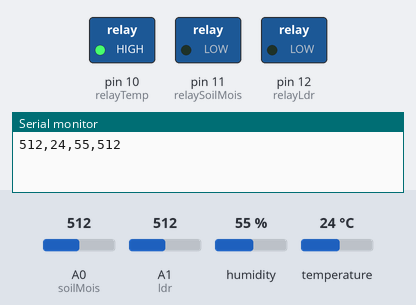
Recording of a sketch running on a simulated Arduino Uno, built with avr-gcc and run on an emulated ATmega328P. On the bench: switched loads named in the sketch (green lamp = pin HIGH), the last lines printed to the serial monitor. The test bench sets the inputs (shaded band); at power-on: temperature 24 °C, A0 (soilMois) = 512, A1 (ldr) = 512, humidity 55 %.

Above: at 1.2 s.
1.3 s: temperature set to 28.6 °C
5.2 s: temperature set to 29.4 °C
At 8.4 s:
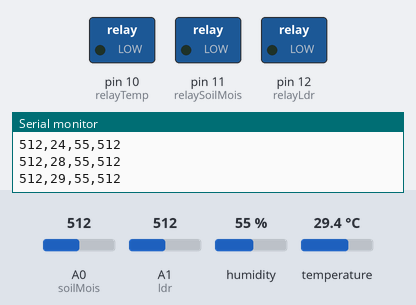
9.5 s: A0 (soilMois) set to 416
13.2 s: A0 (soilMois) set to 393
At 17.3 s:
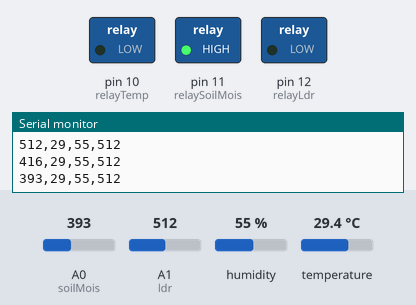
17.6 s: temperature set to 12 °C
At 21.2 s:
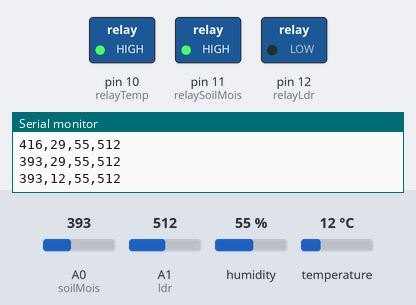
21.6 s: temperature set to 33 °C
At 25.1 s:
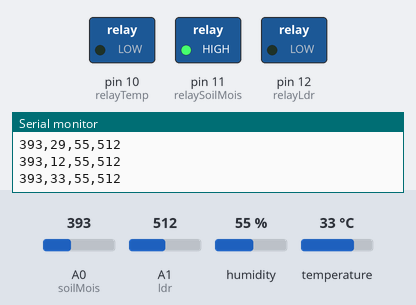
Timing chart, 0 to 26.6 s (numbered marks = the images above; inputs shaded):
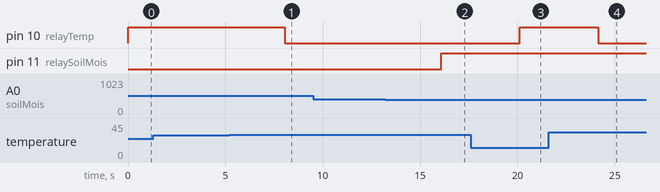

Measured:
- the behaviour switches between 28.9 and 29 °C on temperature (found by bisection; images 0 and 1)
- the behaviour switches between 401 and 400 on A0 (soilMois) (found by bisection; images 1 and 2)
- after the input at 5.2 s, pin 10 (relayTemp): HIGH → LOW after 2.8 s
- after the input at 13.2 s, pin 11 (relaySoilMois): LOW → HIGH after 2.9 s
- after the input at 17.6 s, pin 10 (relayTemp): LOW → HIGH after 2.5 s
- after the input at 21.6 s, pin 10 (relayTemp): HIGH → LOW after 2.5 s

The sketch:

arduino.ino
```cpp
/*--------------------------------------------------------------------------------------------------*/
/* Define headers required. */
#include <SoftwareSerial.h>
#include "DHT.h"
/*--------------------------------------------------------------------------------------------------*/
/* Define socket port. */
SoftwareSerial nodemcu(5,6);

/*--------------------------------------------------------------------------------------------------*/
/* Initializes or defines the output pins */
#define tempAndHumid 7  // analog A0 to temperature and himidity
#define DHTTYPE DHT22
#define soilMois A0              //soil moisture sensor
#define ldr A1                //ldr sensor
/*--------------------------------------------------------------------------------------------------*/
//declaration of Relay pins

int relayTemp =10;
int relaySoilMois=11;
int relayLdr=12;
int relayState;
DHT dht(tempAndHumid, DHTTYPE);

/*--------------------------------------------------------------------------------------------------*/
int ReadTemperatureAndHumidity(void){
  int tempData = dht.readTemperature();
  int humidData = dht.readHumidity();
  if (tempData>28){
  (digitalWrite(relayTemp, LOW));
  }
  else{
  (digitalWrite(relayTemp, HIGH));
  }
  return (relayTemp);
}
/*--------------------------------------------------------------------------------------------------*/
int ReadSoilMoisture(void){
 int soilMoisData = analogRead(soilMois);
  if (soilMoisData>400){
  (digitalWrite(relaySoilMois, LOW));
  }
  else{
  (digitalWrite(relaySoilMois, HIGH));
  }
  return (relaySoilMois);
}
/*--------------------------------------------------------------------------------------------------*/
int ReadLightAvalablity(void){
 int ldrData = analogRead(ldr);
 if (ldrData){
  (digitalWrite(relayLdr, LOW));
  }

  else if (ldrData<200){
  (digitalWrite(relayLdr, LOW));
  }
  else{
  (digitalWrite(relayLdr, HIGH));
  }
  return (relayLdr);
}

void setup() {
  /*--------------------------------------------------------------------------------------------------*/
//declaring pin mode

pinMode(tempAndHumid,INPUT);
pinMode(soilMois,INPUT);
pinMode(ldr,INPUT);
pinMode(relayTemp,OUTPUT);
pinMode(relaySoilMois,OUTPUT);
pinMode(relayLdr,OUTPUT);
Serial.begin(9600);
nodemcu.begin(9600);
dht.begin();
}

void loop() {
  ReadTemperatureAndHumidity();
  ReadSoilMoisture();
  ReadLightAvalablity();
  int humidData1 = dht.readHumidity();
  int tempData1 = dht.readTemperature();
  int soilMoisData1 = analogRead(soilMois);
   int ldrData1 = analogRead(ldr);
  String stringPass= stringPass + soilMoisData1+","+tempData1+","+humidData1+","+ldrData1;
  Serial.println(stringPass);

  nodemcu.println(stringPass);
  delay(2000);
  stringPass="";
  delay(2000);

}
```
